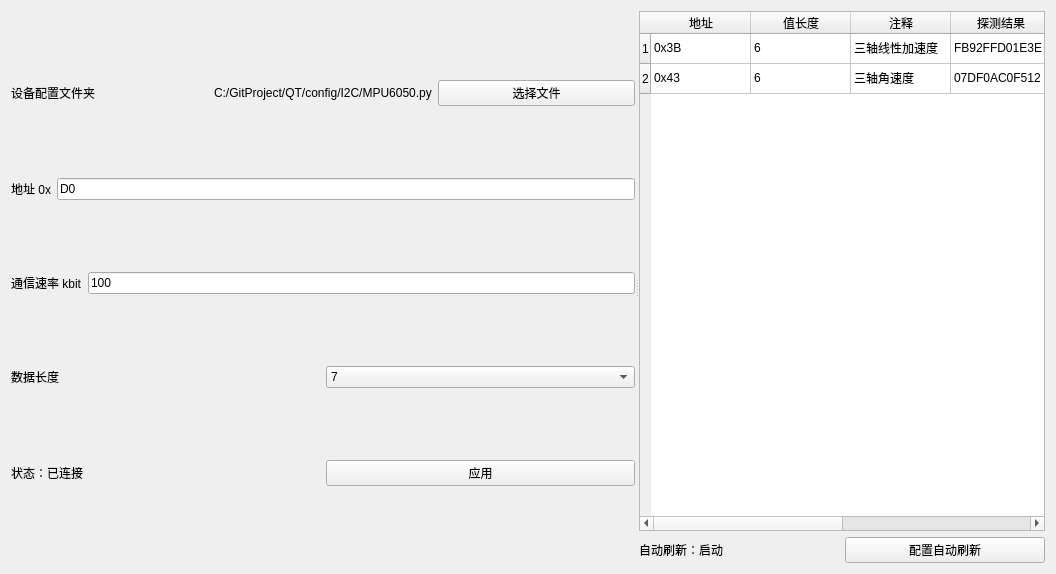
<?xml version="1.0" encoding="UTF-8"?>
<ui version="4.0">
 <class>IICDeviceEach</class>
 <widget class="RepeaterWidget" name="IICDeviceEach">
  <property name="geometry">
   <rect>
    <x>0</x>
    <y>0</y>
    <width>1056</width>
    <height>574</height>
   </rect>
  </property>
  <property name="windowTitle">
   <string>IICDeviceBasic</string>
  </property>
  <layout class="QHBoxLayout" name="horizontalLayout">
   <item>
    <widget class="QSplitter" name="splitter">
     <property name="orientation">
      <enum>Qt::Horizontal</enum>
     </property>
     <widget class="QWidget" name="layoutWidget">
      <layout class="QVBoxLayout" name="verticalLayout">
       <property name="topMargin">
        <number>3</number>
       </property>
       <property name="bottomMargin">
        <number>6</number>
       </property>
       <item>
        <layout class="QHBoxLayout" name="horizontalLayout_6">
         <item>
          <widget class="QLabel" name="label_4">
           <property name="text">
            <string>设备配置文件夹</string>
           </property>
          </widget>
         </item>
         <item>
          <widget class="QLabel" name="DeviceFile">
           <property name="text">
            <string>C:/GitProject/QT/config/I2C/MPU6050.py</string>
           </property>
          </widget>
         </item>
         <item>
          <widget class="QPushButton" name="ChooseFile">
           <property name="text">
            <string>选择文件</string>
           </property>
          </widget>
         </item>
        </layout>
       </item>
       <item>
        <layout class="QHBoxLayout" name="horizontalLayout_2">
         <item>
          <widget class="QLabel" name="label">
           <property name="text">
            <string>地址 0x</string>
           </property>
          </widget>
         </item>
         <item>
          <widget class="QLineEdit" name="lineEdit">
           <property name="text">
            <string>D0</string>
           </property>
          </widget>
         </item>
        </layout>
       </item>
       <item>
        <layout class="QHBoxLayout" name="horizontalLayout_3">
         <item>
          <widget class="QLabel" name="label_2">
           <property name="text">
            <string>通信速率 kbit</string>
           </property>
          </widget>
         </item>
         <item>
          <widget class="QLineEdit" name="lineEdit_2">
           <property name="text">
            <string>100</string>
           </property>
          </widget>
         </item>
        </layout>
       </item>
       <item>
        <layout class="QHBoxLayout" name="horizontalLayout_4">
         <item>
          <widget class="QLabel" name="label_3">
           <property name="text">
            <string>数据长度</string>
           </property>
          </widget>
         </item>
         <item>
          <widget class="QComboBox" name="comboBox">
           <item>
            <property name="text">
             <string>7</string>
            </property>
           </item>
           <item>
            <property name="text">
             <string>10</string>
            </property>
           </item>
          </widget>
         </item>
        </layout>
       </item>
       <item>
        <layout class="QHBoxLayout" name="horizontalLayout_5">
         <item>
          <widget class="QLabel" name="state">
           <property name="text">
            <string>状态：已连接</string>
           </property>
          </widget>
         </item>
         <item>
          <widget class="QPushButton" name="apply">
           <property name="text">
            <string>应用</string>
           </property>
          </widget>
         </item>
        </layout>
       </item>
      </layout>
     </widget>
     <widget class="QWidget" name="layoutWidget">
      <layout class="QVBoxLayout" name="verticalLayout_2">
       <item>
        <widget class="QTableWidget" name="tableWidget">
         <row>
          <property name="text">
           <string>1</string>
          </property>
         </row>
         <row>
          <property name="text">
           <string>2</string>
          </property>
         </row>
         <column>
          <property name="text">
           <string>地址</string>
          </property>
         </column>
         <column>
          <property name="text">
           <string>值长度</string>
          </property>
         </column>
         <column>
          <property name="text">
           <string>注释</string>
          </property>
         </column>
         <column>
          <property name="text">
           <string>探测结果</string>
          </property>
         </column>
         <column>
          <property name="text">
           <string>解算结果</string>
          </property>
         </column>
         <column>
          <property name="text">
           <string>操作</string>
          </property>
         </column>
         <item row="0" column="0">
          <property name="text">
           <string>0x3B</string>
          </property>
         </item>
         <item row="0" column="1">
          <property name="text">
           <string>6</string>
          </property>
         </item>
         <item row="0" column="2">
          <property name="text">
           <string>三轴线性加速度</string>
          </property>
         </item>
         <item row="0" column="3">
          <property name="text">
           <string>FB92FFD01E3E</string>
          </property>
         </item>
         <item row="1" column="0">
          <property name="text">
           <string>0x43</string>
          </property>
         </item>
         <item row="1" column="1">
          <property name="text">
           <string>6</string>
          </property>
         </item>
         <item row="1" column="2">
          <property name="text">
           <string>三轴角速度</string>
          </property>
         </item>
         <item row="1" column="3">
          <property name="text">
           <string>07DF0AC0F512</string>
          </property>
         </item>
        </widget>
       </item>
       <item>
        <layout class="QHBoxLayout" name="horizontalLayout_7">
         <item>
          <widget class="QLabel" name="AutoScanStaus">
           <property name="text">
            <string>自动刷新：启动</string>
           </property>
          </widget>
         </item>
         <item>
          <widget class="QPushButton" name="ConfigAutoScan">
           <property name="text">
            <string>配置自动刷新</string>
           </property>
          </widget>
         </item>
        </layout>
       </item>
      </layout>
     </widget>
    </widget>
   </item>
  </layout>
 </widget>
 <customwidgets>
  <customwidget>
   <class>RepeaterWidget</class>
   <extends>QWidget</extends>
   <header>repeaterwidget.h</header>
   <container>1</container>
  </customwidget>
 </customwidgets>
 <resources/>
 <connections/>
</ui>
